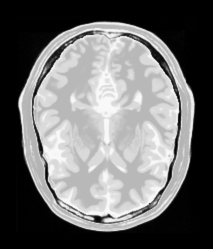
%> input picture Lab9/Q23456/S3_Q2_utils/pd.jpg, 213 x 249 px
$ octave 'Lab9_Q2&3&4.m'   (GNU Octave 9; MATLAB toolbox functions it lacks are replaced by stand-ins)
%> lines starting %> are read from the running program, lines starting %| are printed output that depends on the picture; in (x1, y1, x2, y2) boxes, pixels count from 0 and x2, y2 are one past the last pixel; in counts of white or black regions, pixels touching at a corner belong together; the program's own positions count from 1
clc
clear all
close all

%% Q2
%%%%% Reading images %%%%%
pd = imread('S3_Q2_utils\pd.jpg');
%> pd is the input picture: size 249x213x3 uint8; min 0, max 251, mean 109.1
t1 = imread("S3_Q2_utils\t1.jpg");
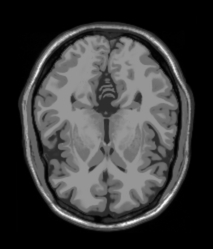
%> input picture Lab9/Q23456/S3_Q2_utils/t1.jpg, 213 x 249 px
%> t1 is the input picture: size 249x213x3 uint8; min 0, max 250, mean 57.8
t2 = imread('S3_Q2_utils\t2.jpg');
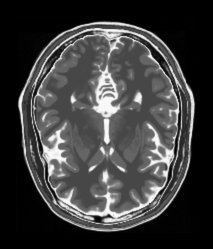
%> input picture Lab9/Q23456/S3_Q2_utils/t2.jpg, 213 x 249 px
%> t2 is the input picture: size 249x213x3 uint8; min 0, max 252, mean 60.5
pd = double(pd(:,:,1));
%> pd: size 249x213 double
t1 = double(t1(:,:,1));
%> t1: size 249x213 double
t2 = double(t2(:,:,1));
%> t2: size 249x213 double

%%%%% Producing feature vectors %%%%%
features = zeros(249*213,3);
features(:,1) = reshape(pd,249*213,1);
features(:,2) = reshape(t1,249*213,1);
features(:,3) = reshape(t2,249*213,1);

%%%%% K-means %%%%%
clustered_im = kmeans(features,6);
clustered_im = reshape(clustered_im,249,213);
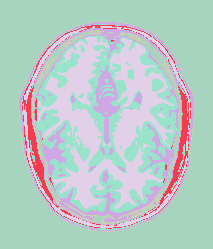
%> clustered_im: size 249x213 double; 6 distinct labels, from 1 to 6; one colour per label, 0 black
clusteres = zeros(249,213,6);
for i = 1:249
    for j = 1:213
        clusteres(i,j,clustered_im(i,j)) = 1;
    end
end

%%%%% Plotting clusters %%%%%
figure('Name',"clusters");
for i = 1:6
    subplot(2,3,i);
    imshow(clusteres(:,:,i));
    title("Cluster " + i);
end
%> this loop made 6 passes
%> pass 1, `imshow(clusteres(:,:,i));`:
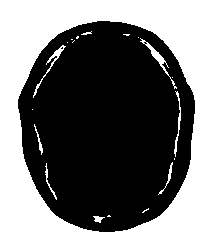
%> displayed picture: size 249x213, on the screen's scale of 0 to 255; 45.6% white; 20 white regions (11 under 20 px), largest, box (x1, y1, x2, y2) and area: (0, 0, 213, 249) 23389, (140, 38, 177, 89) 212, (33, 45, 66, 98) 170
%> after the loop:
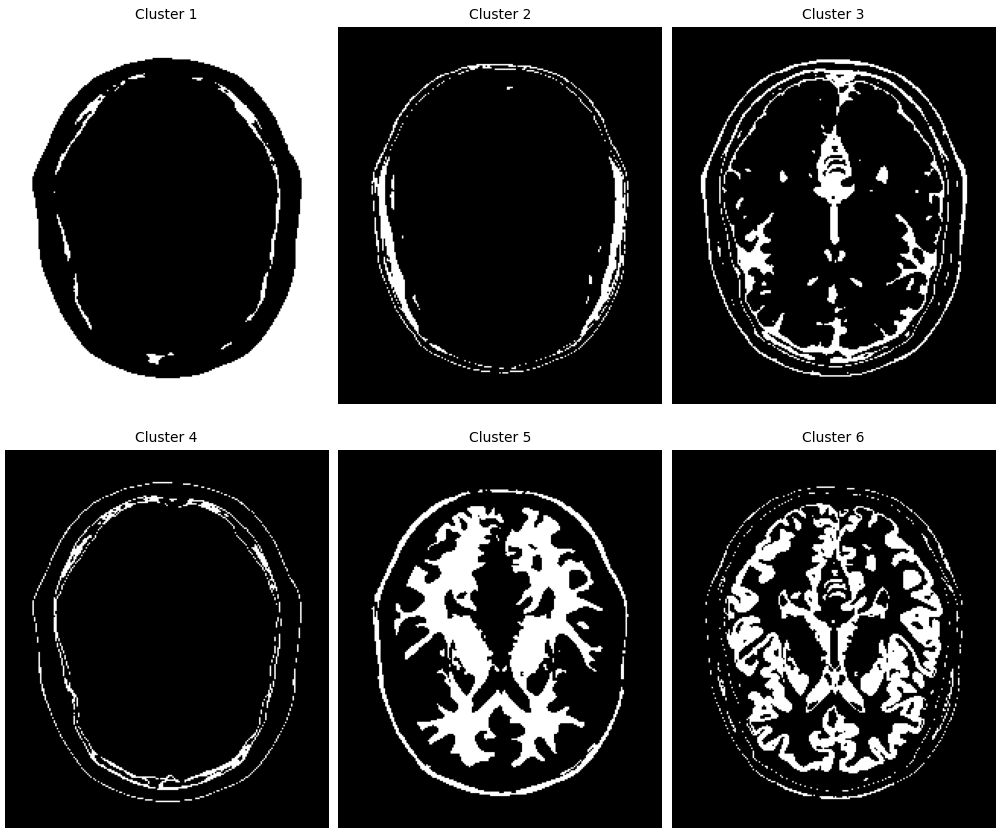
%> figure redrawn from the program's plot data, 6 panels

%% Q3
clc
%%%%% First random centeres %%%%%
k = 6;
C = zeros(6,3);
C_old = zeros(6,3);
for i = 1:k
    n = randi([1,249*213]);
    C(i,:) = features(n,:);
    C_old(i,:) = features(n,:) + 10;
end
%> after the loop, C = [235 74 183; 186 150 72; 250 44 250; 0 0 0; 184 149 71; 0 0 0]; C_old = [245 84 193; 196 160 82; 260 54 260; 10 10 10; 194 159 81; 10 10 10]

%%%%% K-means cycle %%%%%
N = 0;
while (abs(C_old-C) > 10e-9)
    N = N + 1;
    %%%%% Clustering %%%%%
    clustering = zeros(249*13,1);
    for i = 1:249*213
        MIN = 256*256*3 + 1;
        n = 0;
        for j = 1:k
            dist = (features(i,1)-C(j,1))^2 + (features(i,2)-C(j,2))^2 + (features(i,3)-C(j,3))^2;
            if (dist<MIN)
                MIN = dist;
                n = j;
            end
        end
        clustering(i) = n;
    end

    %%%%% Finding new centeres %%%%%
    MEAN = zeros(6,3);
    amounts = ones(6,1);
    for i = 1:249*213
        MEAN(clustering(i),:) = MEAN(clustering(i),:) + features(i,:);
        amounts(clustering(i)) = amounts(clustering(i)) + 1;
    end
    C_old = C;
    for i = 1:k
        C(i,:) = MEAN(i,:)/amounts(i);
    end
end
%> this loop made 1 pass
%> N on pass 1: 1
%> after the loop, C = [210.9 67.49 161.8; 206.3 127.4 91.28; 242.4 47.8 235.2; 5.22 1.18 4.78; 183 130.5 68.68; 0 0 0]; MEAN = [1181519 377991 906235; 2523927 1558564 1116644; 563787 111179 547117; 132085 29960 120848; 1386344 988789 520354; 0 0 0]; amounts = [5601; 12233; 2326; 25305; 7577; 1]

disp("Convergence cycles = " + N)
%| Convergence cycles = 1

%%%%% Finding clusters %%%%%
clustering = reshape(clustering,249,213);
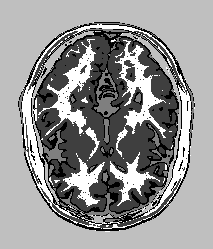
%> clustering: size 249x213 double; min 1, max 5, mean 3.32; drawn with min black and max white
clusteres = zeros(249,213,6);
for i = 1:249
    for j = 1:213
        clusteres(i,j,clustered_im(i,j)) = 1;
    end
end

%%%%% Plotting clusters %%%%%
figure('Name',"clusters");
for i = 1:6
    subplot(2,3,i);
    imshow(clusteres(:,:,i));
    title("Cluster " + i);
end

%% Q4
%%%%% FCM %%%%%
[C,clustered_fcm] = fcm(features,6);
%> C = [233.6 52.09 216.6; 1.24 0.278 1.1; 216.1 109.3 106.2; 187.5 146.5 73.66; 186 101.2 65.09; 81.59 18.64 75.16]
clustered_fcm_reshaped = reshape(clustered_fcm.',249,213,6);

%%%%% Plotting clusters %%%%%
figure('Name',"clusters");
for i = 1:6
    subplot(2,3,i);
    imshow(clustered_fcm_reshaped(:,:,i));
    title("Cluster " + i);
end

%%%%% Certain clustering using max meow %%%%%
MAX_meow = max(clustered_fcm);
clusteres = zeros(249*213,6);
for i = 1:249*213
    for j = 1:6
        if clustered_fcm(j,i) == MAX_meow(i)
            clusteres(i,j) = 1;
        end
    end
end
clustered_MAX_reshaped = reshape(clusteres,249,213,6);

%%%%% Plotting clusters %%%%%
figure('Name',"clusters");
for i = 1:6
    subplot(2,3,i);
    imshow(clustered_MAX_reshaped(:,:,i));
    title("Cluster " + i);
end
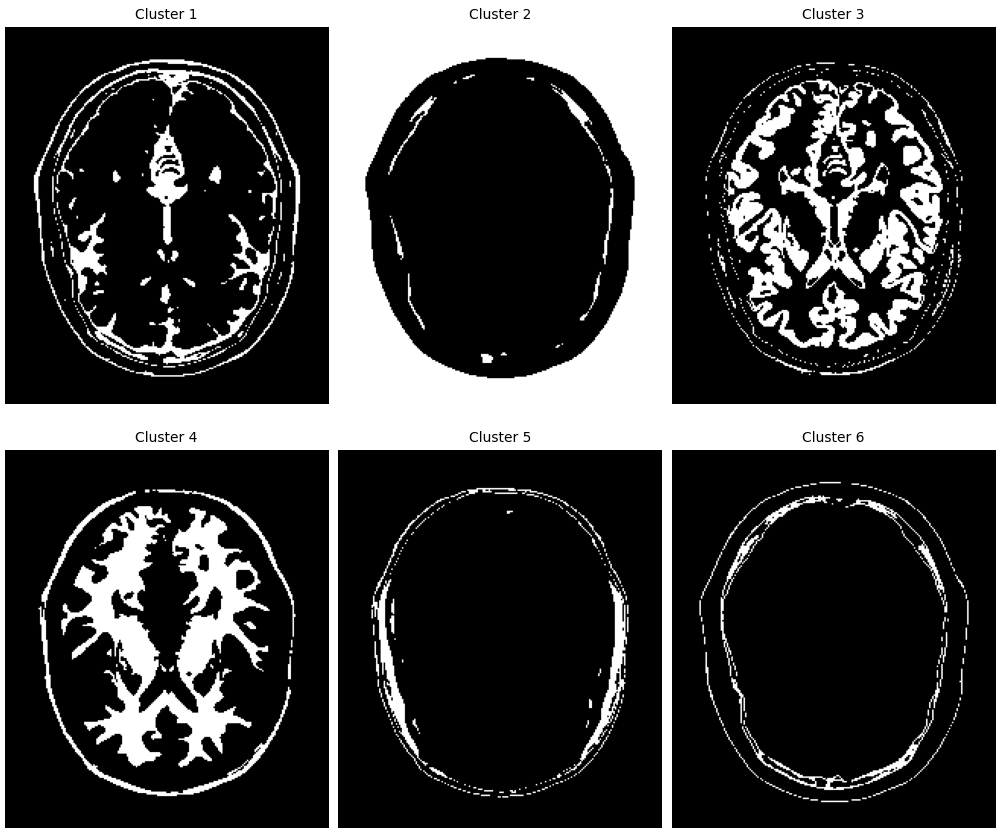
%> figure redrawn from the program's plot data, 6 panels
